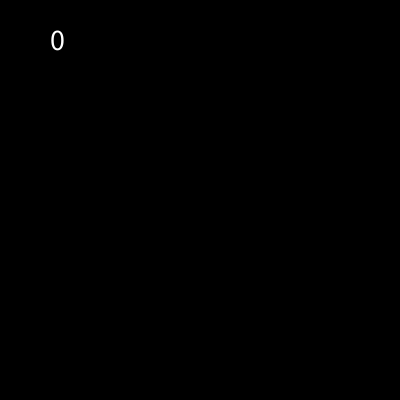
Frame 1 (no input)
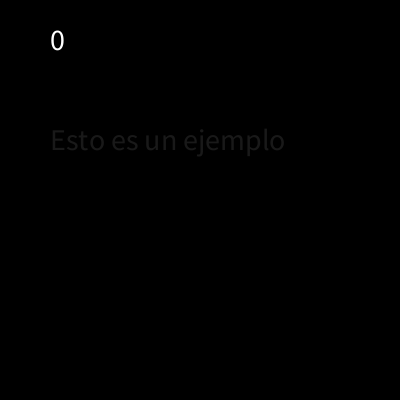
Frame 60 (the mouse pressed at the canvas centre just before this capture)
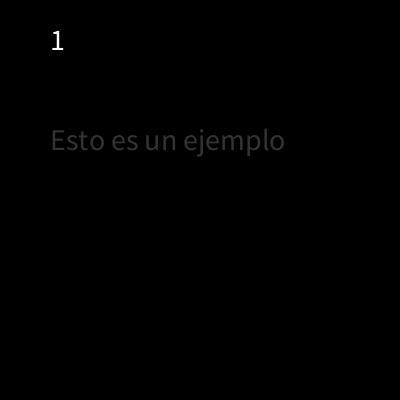
Frame 120 (the mouse held since frame 60 and released just before this capture)

The Processing sketch that drew these frames (run headless with seeded random() and noise(); from frame 60 on, the mouse is pressed at the canvas centre):

// Processing sketch: frameCount
// ── frameCount.pde
int segundos;
int diez=10;
float ten=10;
int modulo = 10;
int py;

void setup() {
  size(400, 400);
  textSize(30);
  py = 150;
}
void draw() {
  background(0);
  fill(255);
  text(segundos, 50, 50);
  if (frameCount%60 == 0) { // esto revisa si el conteo de frames es múltiplo de 60
    segundos++; // en 60,120,180,240,300, 360, etc suma 1 a segundos
  }
  float opaco = map(frameCount, 0, 600, 0, 255); // usamos frameCount en el map()
  fill(255, opaco);
  text("Esto es un ejemplo", 50, py);
  if (frameCount>600) { // si supera cierto tiempo (10 segs)
    py++; // comienza a moverse
  }
  println(diez/3); // división nùmero entero
  println(ten/3); // división con decimales
  println(modulo%3); // módulo devuelve el resto de la división (lo que sobra)
}
